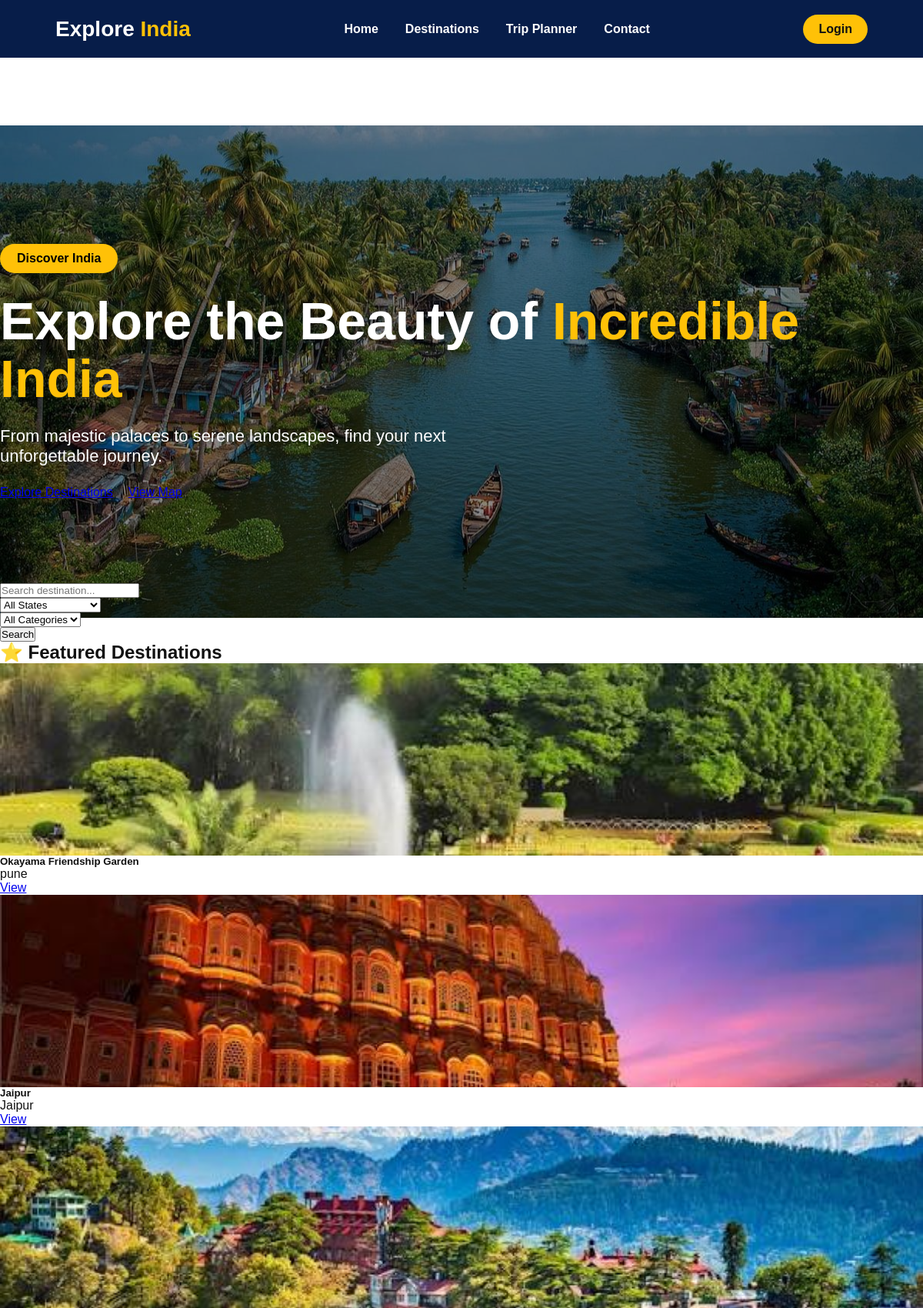
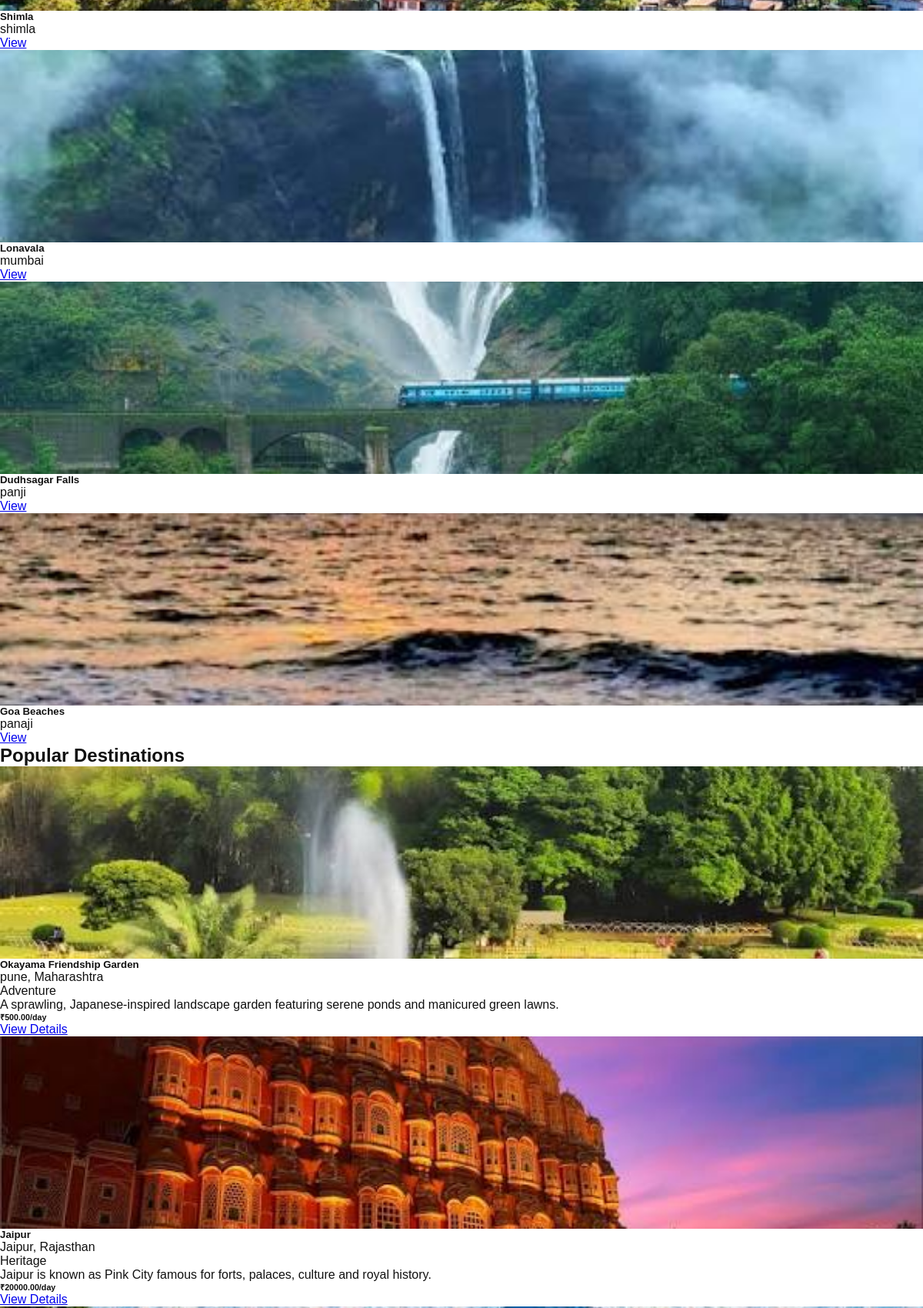
/destinations/ (upper part), run on the app's committed database (2 pictures, top to bottom).
### destinations/models.py (models this page shows, shortened)
class Destination(models.Model):
    name = models.CharField(max_length=150)
    slug = models.SlugField(max_length=170, unique=True, blank=True)
    description = models.TextField()
    category = models.CharField(max_length=30, choices=CATEGORY_CHOICES)
    state = models.CharField(max_length=30, choices=STATE_CHOICES)
    city = models.CharField(max_length=100, blank=True)
    image = models.ImageField(upload_to='destinations/', blank=True, null=True)
    best_time_to_visit = models.CharField(max_length=100, blank=True)
    avg_budget_per_day = models.DecimalField(max_digits=8, decimal_places=2, default=0)
    is_featured = models.BooleanField(default=False)
    created_at = models.DateTimeField(auto_now_add=True)
    class Meta:
        ordering = ['-created_at']

### destinations/views.py (the view)
# urls.py: path('', views.destination_list, name='destination_list'),
def destination_list(request):
    destinations = Destination.objects.all()
    query = request.GET.get('q', '').strip()
    category = request.GET.get('category', '')
    state = request.GET.get('state', '')
    if query:
        destinations = destinations.filter(
            Q(name__icontains=query) |
            Q(city__icontains=query) |
            Q(description__icontains=query)
        )
    if category:
        destinations = destinations.filter(category=category)
    if state:
        destinations = destinations.filter(state=state)
    featured_destinations = Destination.objects.filter(is_featured=True)
    context = {
    'destinations': destinations,
    'featured_destinations': featured_destinations,
    'categories': CATEGORY_CHOICES,
    'states': STATE_CHOICES,
    'selected_category': category,
    'selected_state': state,
    'query': query,
}
    return render(request, "destinations/destination_list.html", context)

### templates/destinations/destination_list.html (shortened to what this page needs)
{% extends 'base.html' %}
{% load static %}
{% block extra_css %}
<link rel="stylesheet" href="{% static 'css/destinations.css' %}">
{% endblock %}
{% block content %}
<section class="destination-hero">
    <div class="overlay"></div>
    <div class="container hero-content">
        <span class="hero-tag">Discover India</span>
        <h1>
            Explore the Beauty of
            <span>Incredible India</span>
        </h1>
        <p>
            From majestic palaces to serene landscapes,
            find your next unforgettable journey.
        </p>
        <div class="hero-buttons">
            <a href="#destinations" class="btn btn-warning btn-lg">
                Explore Destinations
            </a>
            <a href="#" class="btn btn-outline-light btn-lg">
                View Map
            </a>
        </div>
    </div>
</section>
<section class="search-wrapper py-5">
    <div class="container">
        <form method="GET">
            <div class="row g-3">
                <div class="col-md-4">
                    <input type="text"
                           class="form-control"
                           name="q"
                           placeholder="Search destination..."
                           value="{{ query }}">
                </div>
                <div class="col-md-3">
                    <select name="state" class="form-select">
<option value="">All States</option>
                    </select>
                </div>
                <div class="col-md-3">
                    <select name="category" class="form-select">
                        <option value="">All Categories</option>
                    </select>
                </div>
                <div class="col-md-2">
                    <button class="btn btn-warning w-100">
                        Search
                    </button>
                </div>
            </div>
        </form>
    </div>
</section>
<section class="container py-5">
    <h2 class="text-center mb-5">
        ⭐ Featured Destinations
    </h2>
    <div class="row">
    {% for destination in featured_destinations %}
        <div class="col-md-3 mb-4">
            <div class="card destination-card h-100">
                <img src="{{ destination.image.url }}"
                     class="card-img-top">
                <div class="card-body">
                    <h5>{{ destination.name }}</h5>
                    <p>{{ destination.city }}</p>
                    <a href="{% url 'destinations:destination_detail' destination.slug %}"
                       class="btn btn-warning btn-sm">
                        View
                    </a>
                </div>
            </div>
        </div>
    {% empty %}
        <p>No featured destinations available.</p>
    {% endfor %}
    </div>
</section>
<section class="container py-5" id="destinations">
    <h2 class="text-center mb-5">
        Popular Destinations
    </h2>
    <div class="row">
        {% for destination in destinations %}
        <div class="col-md-4 mb-4">
            <div class="card destination-card h-100">
                {% if destination.image %}
                <img src="{{ destination.image.url }}" class="card-img-top">
                {% else %}
                <img src="{% static 'images/tajmahal.jpg' %}" class="card-img-top">
                {% endif %}
                <div class="card-body">
                    <h5>{{ destination.name }}</h5>
                    <p>
                        {{ destination.city }},
                        {{ destination.get_state_display }}
                    </p>
                    <span class="badge bg-warning text-dark">
                        {{ destination.get_category_display }}
                    </span>
                    <p class="mt-3">
                        {{ destination.description|truncatewords:18 }}
                    </p>
                    <h6>
                        ₹{{ destination.avg_budget_per_day }}/day
                    </h6>
                    <a href="{% url 'destinations:destination_detail' destination.slug %}"
                       class="btn btn-warning">
                        View Details
                    </a>
                </div>
            </div>
        </div>
        {% empty %}
        <div class="text-center py-5">
    <h3>No Destinations Found 😔</h3>
    <p>Try another search or category.</p>
</div>
        {% endfor %}
    </div>
</section>
{% endblock %}

### static/css/style.css (style rules this page uses)
* { margin: 0; padding: 0; box-sizing: border-box; }
body { font-family: Arial, sans-serif; background: #ffffff; color: #111; }

### static/css/destinations.css (style rules this page uses)
* { margin:0; padding:0; box-sizing:border-box; }
.destination-hero { margin-top:88px; position:relative; height: 80vh; min-height:600px; background-image:url("/static/images/hero.jpg"); background-size:cover; background-position:center; display:flex; align-items:center; }
.overlay { position:absolute; inset:0; background:rgba(0,0,0,.45); }
.hero-content { position:relative; z-index:2; color:#fff; }
.hero-tag { display:inline-block; background:#FFC107; color:#000; padding:10px 22px; border-radius:40px; font-weight:600; margin-bottom:25px; }
.hero-content h1 { font-size:68px; font-weight:700; line-height:1.1; }
.hero-content h1 span { color:#FFC107; }
.hero-content p { font-size:22px; margin:25px 0; max-width:650px; }
.hero-buttons { display:flex; gap:20px; }
.search-wrapper { position: relative; margin-top: -45px; z-index: 10; }
.destination-card { display: flex; flex-direction: column; height: 100%; }
.destination-card img { width:100%; height:250px; object-fit:cover; }
.destination-card .btn { margin-top: auto; }
.destination-card { transition:0.3s; }
.card { border:none; border-radius:18px; }

### data on the page
Destination: image (picture), name "Okayama Friendship Garden", city "pune", state "Maharashtra", category "Adventure", description "A sprawling, Japanese-inspired landscape garden featuring serene ponds and manicured green lawns.", avg_budget_per_day "500.00"
Destination: image (picture), name "Jaipur", city "Jaipur", state "Rajasthan", category "Heritage", description "Jaipur is known as Pink City famous for forts, palaces, culture and royal history.", avg_budget_per_day "20000.00"
Destination: image (picture), name "Shimla", city "shimla"
Destination: image (picture), name "Lonavala", city "mumbai"
Destination: image (picture), name "Dudhsagar Falls", city "panji"
Destination: image (picture), name "Goa Beaches", city "panaji"
